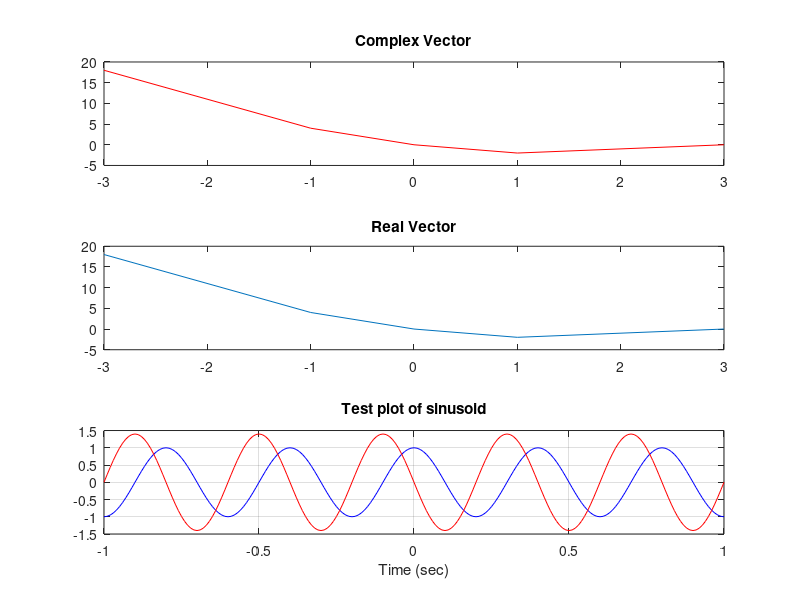

Write MATLAB code to recreate this figure.
%%
%%Script
%a
xx = cos(pi* (0:11)/4)  %Will make a vector with 11 entries
                        %0:11 is multiplied by pi/4
%%
%b
yy = [];
for k = -5 : 5
    yy(k+6) = cos(k*pi/3);  %this loop makes a vector
                            %of cosine ranges value of k from -5 to 5
end         %yy(k+6) is necessary is because index cannot be negative
yy

%%
%c
x = [-3 -1 0 1 3];
y = x.*x - 3*x;
subplot(3,1,2)
plot(x, y)
title('Real Vector');
z = x + y * sqrt(-1);
subplot(3,1,1)
plot(z, 'r-');
title('Complex Vector');

%%
%d
tt = -1 : 0.01 : 1;
xx = cos(5*pi*tt);
zz = 1.4*exp(j*pi/2) * exp(j*pi*5*tt);
subplot(3,1,3);
plot(tt, xx, 'b-', tt, real(zz), 'r-');
grid on;
title('Test plot of sinusoid');
xlabel('Time (sec)');   
%%
%e
%run the file by 'mylab1'
%%
